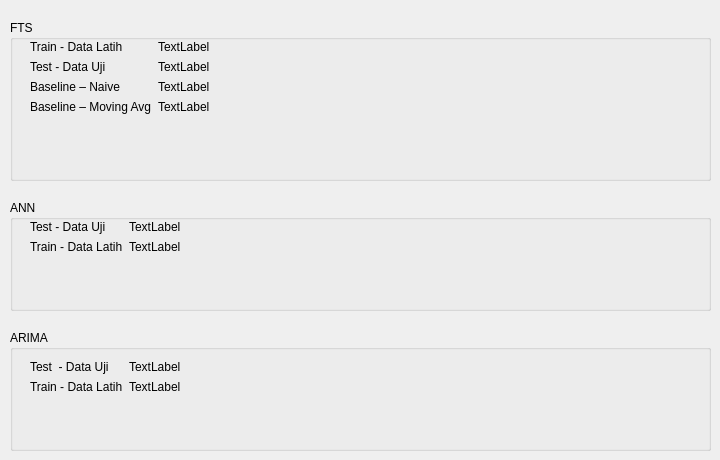
      <widget class="QWidget" name="MAE">
       <attribute name="title">
        <string>MAE</string>
       </attribute>
       <widget class="QGroupBox" name="groupBox_3">
        <property name="geometry">
         <rect>
          <x>10</x>
          <y>330</y>
          <width>701</width>
          <height>121</height>
         </rect>
        </property>
        <property name="title">
         <string>ARIMA</string>
        </property>
        <widget class="QWidget" name="formLayoutWidget_3">
         <property name="geometry">
          <rect>
           <x>20</x>
           <y>30</y>
           <width>661</width>
           <height>80</height>
          </rect>
         </property>
         <layout class="QFormLayout" name="formLayout_3">
          <item row="0" column="0">
           <widget class="QLabel" name="label_40">
            <property name="text">
             <string>Test  - Data Uji</string>
            </property>
           </widget>
          </item>
          <item row="1" column="0">
           <widget class="QLabel" name="label_41">
            <property name="text">
             <string>Train - Data Latih</string>
            </property>
           </widget>
          </item>
          <item row="0" column="1">
           <widget class="QLabel" name="label_mae_arima_test">
            <property name="text">
             <string>TextLabel</string>
            </property>
           </widget>
          </item>
          <item row="1" column="1">
           <widget class="QLabel" name="label_mae_arima_train">
            <property name="text">
             <string>TextLabel</string>
            </property>
           </widget>
          </item>
         </layout>
        </widget>
       </widget>
       <widget class="QGroupBox" name="groupBox_2">
        <property name="geometry">
         <rect>
          <x>10</x>
          <y>200</y>
          <width>701</width>
          <height>111</height>
         </rect>
        </property>
        <property name="title">
         <string>ANN</string>
        </property>
        <widget class="QWidget" name="formLayoutWidget_2">
         <property name="geometry">
          <rect>
           <x>20</x>
           <y>20</y>
           <width>661</width>
           <height>80</height>
          </rect>
         </property>
         <layout class="QFormLayout" name="formLayout_2">
          <item row="0" column="0">
           <widget class="QLabel" name="label_38">
            <property name="text">
             <string>Test - Data Uji</string>
            </property>
           </widget>
          </item>
          <item row="1" column="0">
           <widget class="QLabel" name="label_37">
            <property name="text">
             <string>Train - Data Latih</string>
            </property>
           </widget>
          </item>
          <item row="0" column="1">
           <widget class="QLabel" name="label_mae_ann_test">
            <property name="text">
             <string>TextLabel</string>
            </property>
           </widget>
          </item>
          <item row="1" column="1">
           <widget class="QLabel" name="label_mae_ann_train">
            <property name="text">
             <string>TextLabel</string>
            </property>
           </widget>
          </item>
         </layout>
        </widget>
       </widget>
       <widget class="QGroupBox" name="groupBox">
        <property name="geometry">
         <rect>
          <x>10</x>
          <y>20</y>
          <width>701</width>
          <height>161</height>
         </rect>
        </property>
        <property name="title">
         <string>FTS</string>
        </property>
        <widget class="QWidget" name="formLayoutWidget">
         <property name="geometry">
          <rect>
           <x>20</x>
           <y>20</y>
           <width>661</width>
           <height>121</height>
          </rect>
         </property>
         <layout class="QFormLayout" name="formLayout">
          <item row="0" column="0">
           <widget class="QLabel" name="label_33">
            <property name="text">
             <string>Train - Data Latih</string>
            </property>
           </widget>
          </item>
          <item row="1" column="0">
           <widget class="QLabel" name="label_34">
            <property name="text">
             <string>Test - Data Uji</string>
            </property>
           </widget>
          </item>
          <item row="2" column="0">
           <widget class="QLabel" name="label_36">
            <property name="text">
             <string>Baseline – Naive</string>
            </property>
           </widget>
          </item>
          <item row="3" column="0">
           <widget class="QLabel" name="label_39">
            <property name="text">
             <string>Baseline – Moving Avg</string>
            </property>
           </widget>
          </item>
          <item row="0" column="1">
           <widget class="QLabel" name="label_mae_fts_train">
            <property name="text">
             <string>TextLabel</string>
            </property>
           </widget>
          </item>
          <item row="1" column="1">
           <widget class="QLabel" name="label_mae_fts_test">
            <property name="text">
             <string>TextLabel</string>
            </property>
           </widget>
          </item>
          <item row="2" column="1">
           <widget class="QLabel" name="label_mae_naive">
            <property name="text">
             <string>TextLabel</string>
            </property>
           </widget>
          </item>
          <item row="3" column="1">
           <widget class="QLabel" name="label_mae_ma">
            <property name="text">
             <string>TextLabel</string>
            </property>
           </widget>
          </item>
         </layout>
        </widget>
       </widget>
      </widget>
